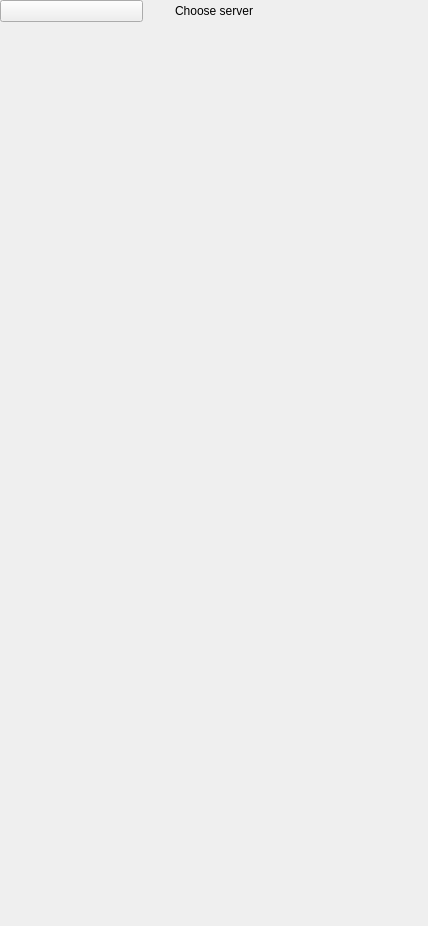
<?xml version="1.0" encoding="UTF-8"?>
<ui version="4.0">
 <class>ChooseServer</class>
 <widget class="QWidget" name="ChooseServer">
  <property name="geometry">
   <rect>
    <x>0</x>
    <y>0</y>
    <width>428</width>
    <height>926</height>
   </rect>
  </property>
  <property name="windowTitle">
   <string>Form</string>
  </property>
  <layout class="QVBoxLayout" name="verticalLayout">
   <property name="spacing">
    <number>0</number>
   </property>
   <property name="leftMargin">
    <number>0</number>
   </property>
   <property name="topMargin">
    <number>0</number>
   </property>
   <property name="rightMargin">
    <number>0</number>
   </property>
   <property name="bottomMargin">
    <number>0</number>
   </property>
   <item>
    <widget class="DapGuiWidget" name="Background">
     <property name="cssStyle">
      <string>backgroundcolor</string>
     </property>
     <layout class="QHBoxLayout" name="horizontalLayout_2">
      <property name="spacing">
       <number>0</number>
      </property>
      <property name="leftMargin">
       <number>0</number>
      </property>
      <property name="topMargin">
       <number>0</number>
      </property>
      <property name="rightMargin">
       <number>0</number>
      </property>
      <property name="bottomMargin">
       <number>0</number>
      </property>
      <item>
       <widget class="DapGuiWidget" name="MainWidget">
        <property name="cssStyle">
         <string>choser-width</string>
        </property>
        <layout class="QVBoxLayout" name="verticalLayout_2">
         <property name="spacing">
          <number>0</number>
         </property>
         <property name="leftMargin">
          <number>0</number>
         </property>
         <property name="topMargin">
          <number>0</number>
         </property>
         <property name="rightMargin">
          <number>0</number>
         </property>
         <property name="bottomMargin">
          <number>0</number>
         </property>
         <item>
          <widget class="DapGuiWidget" name="kelGuiWidget_2">
           <property name="cssStyle">
            <string>choser-top-spacer</string>
           </property>
          </widget>
         </item>
         <item>
          <layout class="QHBoxLayout" name="horizontalLayout">
           <item>
            <widget class="DapGuiPushButton" name="btnReturn">
             <property name="style">
              <enum>DapGuiPushButton::Custom</enum>
             </property>
             <property name="custom">
              <url>
               <string>qrc:/gui/asset/ic_close.png</string>
              </url>
             </property>
             <property name="customHover">
              <url>
               <string>qrc:/gui/asset/ic_close.png</string>
              </url>
             </property>
             <property name="customPushed">
              <url>
               <string>qrc:/gui/asset/ic_close.png</string>
              </url>
             </property>
             <property name="cssStyle" stdset="0">
              <string>cwb_close-btn</string>
             </property>
            </widget>
           </item>
           <item>
            <widget class="DapGuiLabel" name="label">
             <property name="text">
              <string>Choose server</string>
             </property>
             <property name="alignment">
              <set>Qt::AlignCenter</set>
             </property>
             <property name="cssStyle">
              <string>choser-title-text font24 darkblue lato normalbold noborder nobackground</string>
             </property>
            </widget>
           </item>
           <item>
            <widget class="DapGuiWidget" name="kelGuiWidget">
             <property name="cssStyle">
              <string>cwb_close-btn</string>
             </property>
            </widget>
           </item>
          </layout>
         </item>
         <item>
          <widget class="DapGuiWidget" name="kelGuiWidget_3">
           <property name="cssStyle">
            <string>choser-top-content-spacer</string>
           </property>
          </widget>
         </item>
         <item>
          <widget class="ChooseServerModel" name="scrollArea">
           <property name="styleSheet">
            <string notr="true">background: rgba(0,0,0,0);</string>
           </property>
           <property name="verticalScrollBarPolicy">
            <enum>Qt::ScrollBarAlwaysOff</enum>
           </property>
           <property name="horizontalScrollBarPolicy">
            <enum>Qt::ScrollBarAlwaysOff</enum>
           </property>
           <property name="widgetResizable">
            <bool>true</bool>
           </property>
           <widget class="QWidget" name="scrollAreaWidgetContents">
            <property name="geometry">
             <rect>
              <x>0</x>
              <y>0</y>
              <width>361</width>
              <height>824</height>
             </rect>
            </property>
           </widget>
          </widget>
         </item>
        </layout>
       </widget>
      </item>
     </layout>
    </widget>
   </item>
  </layout>
 </widget>
 <customwidgets>
  <customwidget>
   <class>DapGuiPushButton</class>
   <extends>QPushButton</extends>
   <header>dapguipushbutton.h</header>
  </customwidget>
  <customwidget>
   <class>DapGuiLabel</class>
   <extends>QLabel</extends>
   <header>dapguilabel.h</header>
  </customwidget>
  <customwidget>
   <class>DapGuiWidget</class>
   <extends>QWidget</extends>
   <header>dapguiwidget.h</header>
   <container>1</container>
  </customwidget>
  <customwidget>
   <class>ChooseServerModel</class>
   <extends>QScrollArea</extends>
   <header location="global">ui/model/chooseservermodel.h</header>
   <container>1</container>
  </customwidget>
 </customwidgets>
 <resources/>
 <connections/>
</ui>
